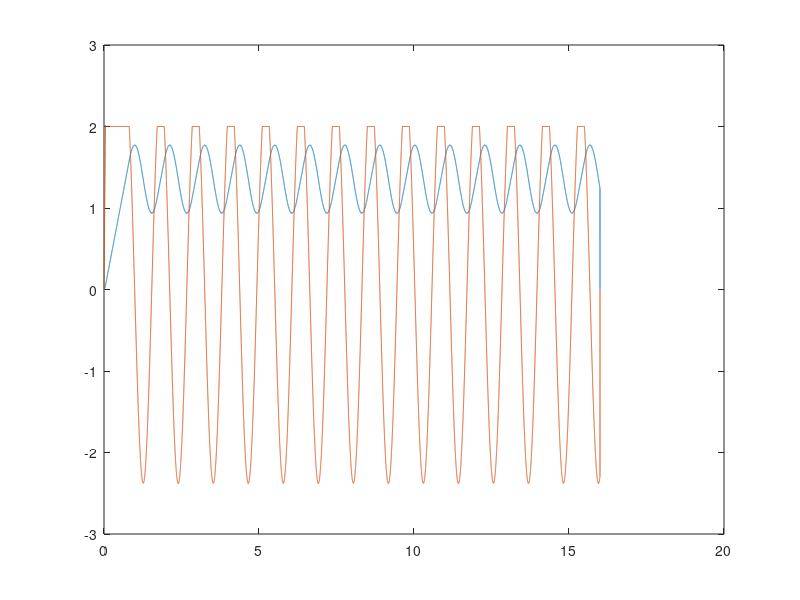

Write MATLAB code to recreate this figure. (Note: this script raises an error after producing the figure.)
% loswald (>.<)
runtime=16;
% Defining time displacement and velocity arrays
t=[0:0.0005:runtime];
theta=zeros(1,size(t,2)); % initializing x and v as zero arrays of the same dimension as t
w=zeros(1,size(t,2));
% Initializing variables
theta0=0;
w0=0;
t0=0;
theta(1)=0;
w(1)=0; % loops start from the second element of array, first elements are known at t=0 from initial conditions
ri=0.05;
ro=0.08; % inner and outer radii
m=2; % mass of disk
wdisk=2; % angular velocity of driving disk
mk=0.6;
ms=0.7; % coefficients of friction
mukro=mk*(ro+ri)/2;
musro=ms*(ro+ri)/2; % effective rotational coefficient of friction for flat clutch uniform wear such that frictionaltorque=muro*nf
nf=10; % normal force
kspring=45; % spring constant
kro=kspring*ro*ro; % effective rotational spring constant such that springtorque=kro*theta
jdisk=0.5*m*(ro^2+ri^2); % moment of inertia
i=2; %index, starts at 2 because (i-1) is used in the while loop
while(t(i)<runtime)
    % this loop is slip phase
    % loop ends when condition for starting of stick is satisfied
    % solving the differential equation jdisk*theta''= muk*N-k*theta
    while(w(i-1)<=wdisk) && (t(i)<runtime)
        %alpha1 alpha2 obtained by putting in initial condition v0 t0 x0
        alpha1=(cos(sqrt(kro/jdisk)*t0)*theta0-cos(sqrt(kro/jdisk)*t0)*mukro*nf/kro-sin(sqrt(kro/jdisk)*t0)*w0/sqrt(kro/jdisk));
        alpha2=(sin(sqrt(kro/jdisk)*t0)*theta0-sin(sqrt(kro/jdisk)*t0)*mukro*nf/kro+cos(sqrt(kro/jdisk)*t0)*w0/sqrt(kro/jdisk));
        theta(i)=mukro*nf/kro+alpha1*cos(sqrt(kro/jdisk)*t(i))+alpha2*sin(sqrt(kro/jdisk)*t(i)); % general solution
        w(i)=-sqrt(kro/jdisk)*sin(sqrt(kro/jdisk)*t(i))*alpha1+sqrt(kro/jdisk)*cos(sqrt(kro/jdisk)*t(i))*alpha2;
        i=i+1; 
    end
    % this loop is stick phase
    % loop ends when condition for starting of slip is satisfied
    % constant velocity
    while (theta(i-1)<(musro*nf/kro)) && (t(i)<runtime)
        w(i)=wdisk;
        theta(i)=theta(i-1)+ w(i)*(t(i)-t(i-1));
        i=i+1;
    end
    % reinitializing variables for the differential equations of slip phase
    theta0=theta(i-1);
    w0=w(i-1);
    t0=t(i-1);
end
plot(t,theta);
hold on
plot(t,w);
t=t.'; w=w.'; theta=theta.'; % transposing row vectors to column vectors
tabledata=table(t,theta,w); % create table
writetable(tabledata,'StickSlipData.txt','Delimiter','	');


    
        
